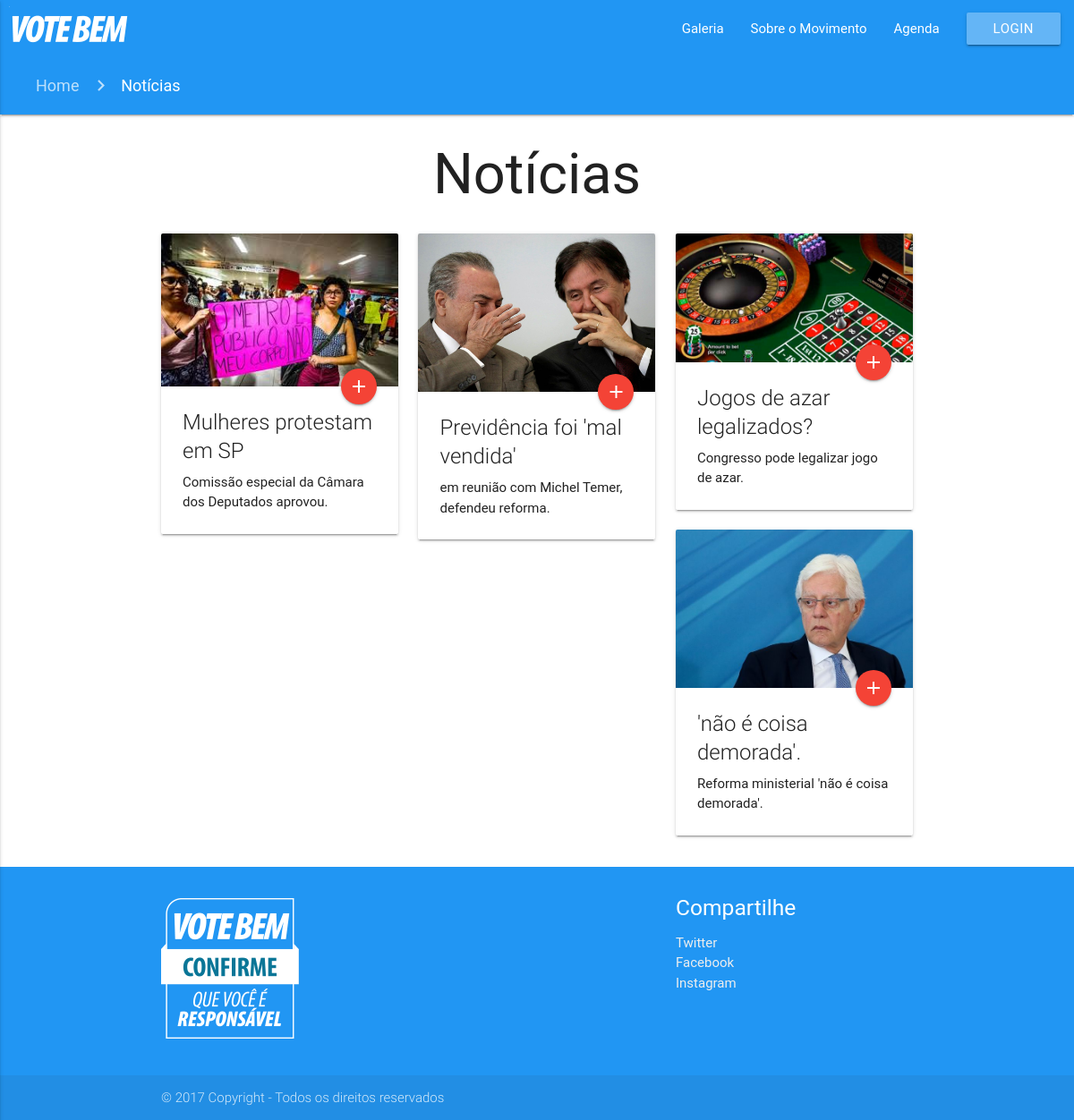
/noticias.php, run on the app's committed database.
### tables this page shows
CREATE TABLE IF NOT EXISTS `tb_noticias` (
`id_noticia` int(6) NOT NULL,
  `titulo_noticia` varchar(80) NOT NULL,
  `imagem` varchar(40) NOT NULL,
  `texto` text NOT NULL,
  `resumo` varchar(150) NOT NULL
);

### noticias.php (the view, shortened to what this page needs)
<!DOCTYPE html>
<html lang="pt-br">
	<head>
        <link type="text/css" rel="stylesheet" href="css/materialize.min.css" media="screen,projection" />
        <link type="text/css" rel="stylesheet" href="css/estilo.css" media="screen,projection" />
    </head>
<?PHP
		$sql = "SELECT * FROM tb_noticias";
		include "PaginasProcessamento/conexao.php";
		$vb = $banco -> prepare($sql);
		$vb -> execute();
	?>
<body>
    <main>
        <?php include "PaginasProcessamento/nav.php"; ?>
        <nav class="hide-on-small-only">
          <div class="nav-wrapper blue espacamento-lateral">
            <div class="col s12">
              <a href="index.php" class="breadcrumb">Home</a>
              <a href="noticias.php" class="breadcrumb">Notícias</a>
            </div>
          </div>
        </nav>
        <div class="center">
            <h1>Notícias</h1>
        </div>
        <div class="container">
            <div class="row">
            <?php
            foreach($vb as $noticias){
                $id               = $noticias['id_noticia'];
                $titulo           = $noticias["titulo_noticia"];
                $img              = $noticias["imagem"];
                $texto            = $noticias["texto"];
                $resumo           = $noticias["resumo"];
                $modal            = "#modal".$id;
                $modalid          = "modal".$id;
                echo   "
                            <div class='col s12 m6 l4'>
                              <div class='card'>
                                <div class='card-image'>
                                  <img src='imgs/noticias/$img'>
                                  <a href='$modal' class='btn-floating halfway-fab waves-effect waves-light red modal-trigger'><i class='material-icons'>add</i></a>
                                </div>
                                <div id='$modalid' class='modal modal-fixed-footer'>
                                    <div class='modal-content'>
                                        <h4>$titulo</h4>
                                        <p>$texto</p>
                                    </div>
                                    <div class='modal-footer'>
                                        <a href='#!' class='modal-action modal-close waves-effect waves-blue btn-flat'>Sair</a>
                                    </div>
                                </div>
                                <div class='card-content'>
                                    <span class='card-title'>$titulo</span>
                                  <p>$resumo</p>
                                </div>
                              </div>
                        </div>";
            }
            ?>
            </div>
        </div>
    </main>
    <footer class="page-footer blue">
        <div class="container">
            <div class="row">
                <div class="col l6 s12">
                    <p><img src="imgs/footer-logo.png"></p>
                </div>
                <div class="col l4 offset-l2 s12">
                    <h5 class="white-text">Compartilhe</h5>
                    <ul>
                        <li><a class="grey-text text-lighten-3" href="#!">Twitter</a></li>
                        <li><a class="grey-text text-lighten-3" href="#!">Facebook</a></li>
                        <li><a class="grey-text text-lighten-3" href="#!">Instagram</a></li>
                    </ul>
                </div>
            </div>
        </div>
        <div class="footer-copyright">
            <div class="container">
                © 2017 Copyright - Todos os direitos reservados
            </div>
        </div>
    </footer>
</body>
</html>

### PaginasProcessamento/nav.php (shortened to what this page needs)
<?php
			if(@$_SESSION['login'] == 1){
	    echo  "<nav>
				<div class=\"nav-wrapper blue\">
					<a href=\"index.php\" class=\"brand-logo\"><img src=\"imgs/nav-logo.png\" title=\"Vote bem\" alt=\"Vote Bem\"></a>
					<a href=\"#\" data-activates=\"mobile-demo\" class=\"button-collapse\"><i class=\"material-icons\">menu</i></a>
					<ul class=\"right hide-on-med-and-down\">
						<li><a href=\"PagsControle/painel.php\">Painel de Controle</a></li>
						<li><a href=\"galeria.php\">Galeria</a></li>
						<li><a href=\"sobre.php\">Sobre o Movimento</a></li>
						<li><a href=\"agenda.php\">Agenda</a></li>
						<li><a href=\"PaginasProcessamento/logoff.php\" class=\"waves-effect waves-light btn blue lighten-2\">Sair</a></li>
					</ul>
					<ul class=\"side-nav\" id=\"mobile-demo\">
						<li><a href=\"PagsControle/painel.php\">Painel de Controle</a></li>
						<li><a href=\"galeria.php\">Galeria</a></li>
						<li><a href=\"sobre.php\">Sobre o Movimento</a></li>
						<li><a href=\"agenda.php\">Agenda</a></li>
						<li><a href=\"login.php\">Login</a></li>
					</ul>
				</div>
			</nav>";
			}else{
				echo "<nav>
				<div class=\"nav-wrapper blue\">
					<a href=\"index.php\" class=\"brand-logo\"><img src=\"imgs/nav-logo.png\" title=\"Vote bem\" alt=\"Vote Bem\"></a>
					<a href=\"#\" data-activates=\"mobile-demo\" class=\"button-collapse\"><i class=\"material-icons\">menu</i></a>
					<ul class=\"right hide-on-med-and-down\">
						<li><a href=\"galeria.php\">Galeria</a></li>
						<li><a href=\"sobre.php\">Sobre o Movimento</a></li>
						<li><a href=\"agenda.php\">Agenda</a></li>
						<li><a href=\"login.php\" class=\"waves-effect waves-light btn blue lighten-2\">Login</a></li>
					</ul>
					<ul class=\"side-nav\" id=\"mobile-demo\">
						<li><a href=\"galeria.php\">Galeria</a></li>
						<li><a href=\"sobre.php\">Sobre o Movimento</a></li>
						<li><a href=\"agenda.php\">Agenda</a></li>
						<li><a href=\"login.php\">Login</a></li>
					</ul>
				</div>
			</nav>";
			}
			?>

### css/estilo.css (style rules this page uses)
html,body { height: 100%; }
body { display: flex; min-height: 100vh; flex-direction: column; }
main { flex: 1 0 auto; }
.espacamento-lateral { padding-left: 40px; }

### data on the page
tb_noticias: imagem (picture), titulo_noticia "Mulheres protestam em SP", resumo "Comissão especial da Câmara dos Deputados aprovou."
tb_noticias: imagem (picture), titulo_noticia "Previdência foi 'mal vendida'", resumo "em reunião com Michel Temer, defendeu reforma."
tb_noticias: imagem (picture), titulo_noticia "Jogos de azar legalizados?", resumo "Congresso pode legalizar jogo de azar."
tb_noticias: imagem (picture), titulo_noticia "'não é coisa demorada'.", resumo "Reforma ministerial 'não é coisa demorada'."
